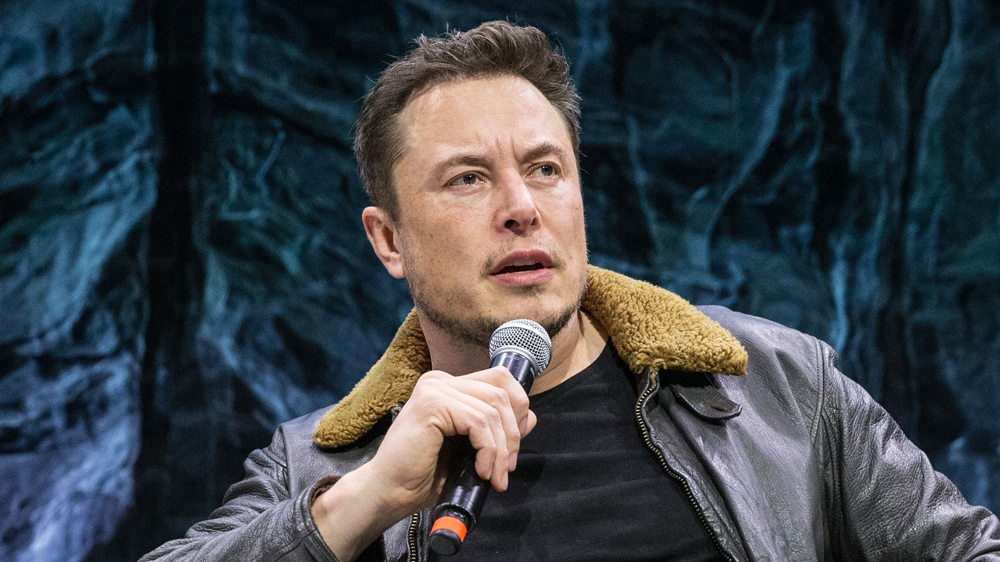
#> input picture elon.jpg, 1000 x 562 px
$ python Grabcut.py
#> lines starting #> are read from the running program, lines starting #| are printed output that depends on the picture
import cv2
import numpy as np
import matplotlib.pyplot as plt


img = cv2.imread('elon.jpg')
#> img is the input picture: shape (562, 1000, 3); mean B, G, R 71.2, 65.3, 58.6
mask = np.zeros(img.shape[:2],np.uint8)

bgdmodel = np.zeros((1,65),np.float64)
fgdmodel = np.zeros((1,65),np.float64)

rect = (40,90,200,400)

cv2.grabCut(img,mask,rect,bgdmodel,fgdmodel,5,cv2.GC_INIT_WITH_RECT)
mask2 = np.where((mask==2)|(mask==0),0,1).astype('uint8')
img = img*mask2[:,:,np.newaxis]
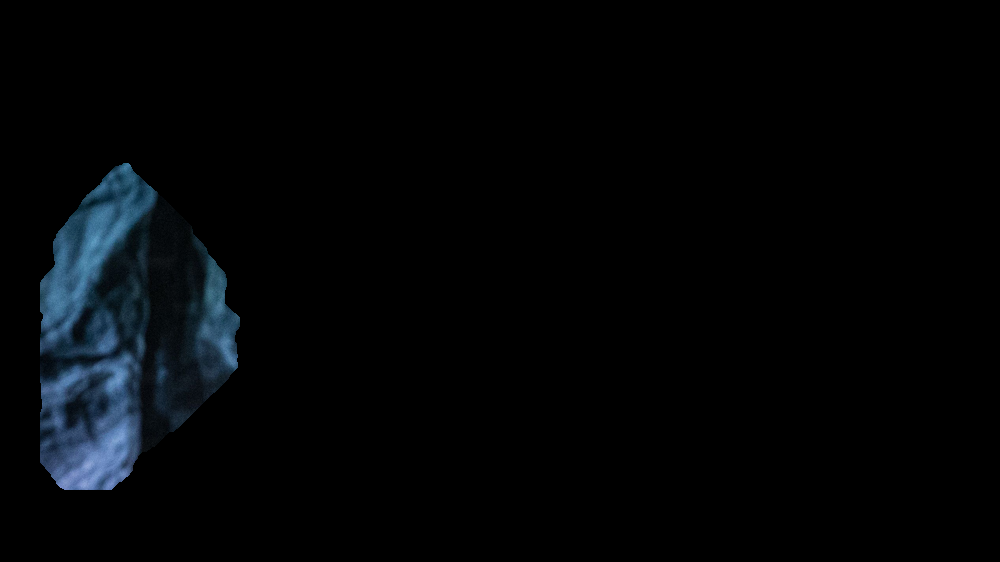
#> img: shape (562, 1000, 3); mean B, G, R 6.4, 4.7, 2.8
plt.imshow(img)
plt.colorbar()
plt.show()
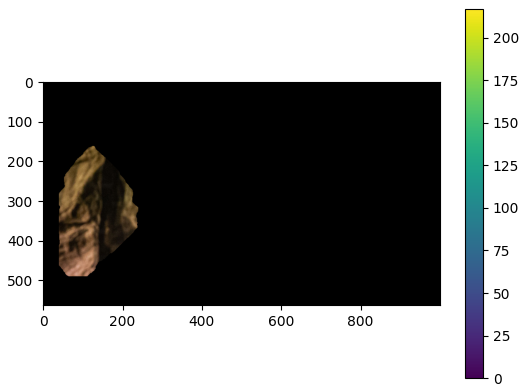
#> figure drawn by matplotlib, 2 panels; B, G, R data is drawn as R, G, B

$ run again, with cat2.jpg copied over elon.jpg
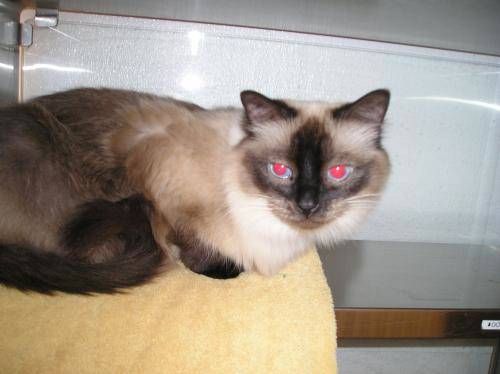
#> input picture cat2.jpg, 500 x 374 px
#> img is the input picture: shape (374, 500, 3); mean B, G, R 136, 148, 158.6
#> `img = img*mask2[:,:,np.newaxis]`:
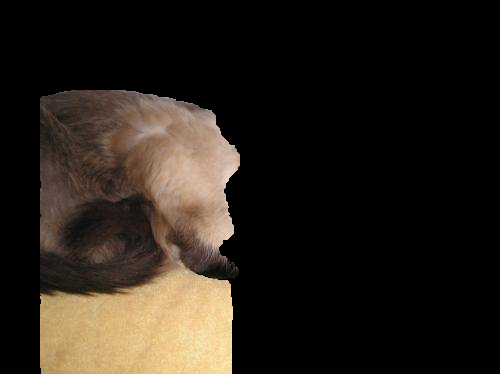
#> img: shape (374, 500, 3); mean B, G, R 25, 32.5, 39.2
#> `plt.show()`:
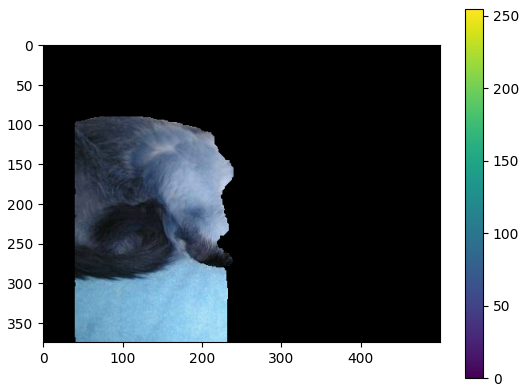
#> figure drawn by matplotlib, 2 panels; B, G, R data is drawn as R, G, B

$ run again, with cat3.jpg copied over elon.jpg
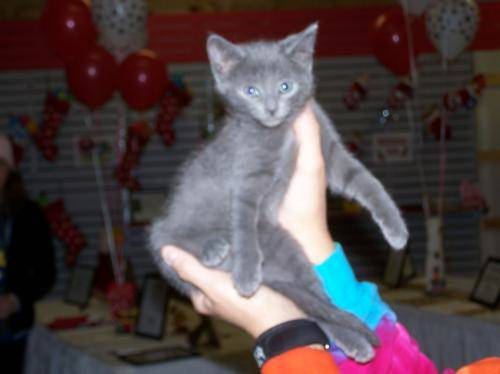
#> input picture cat3.jpg, 500 x 374 px
#> img is the input picture: shape (374, 500, 3); mean B, G, R 69.6, 67.3, 79.6
#> img: shape (374, 500, 3); every value is 0
#> `plt.show()`:
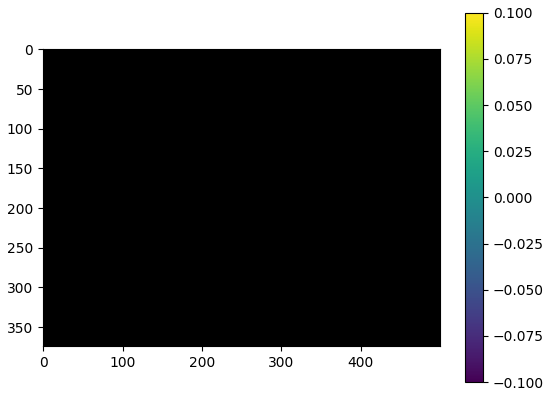
#> figure drawn by matplotlib, 2 panels
